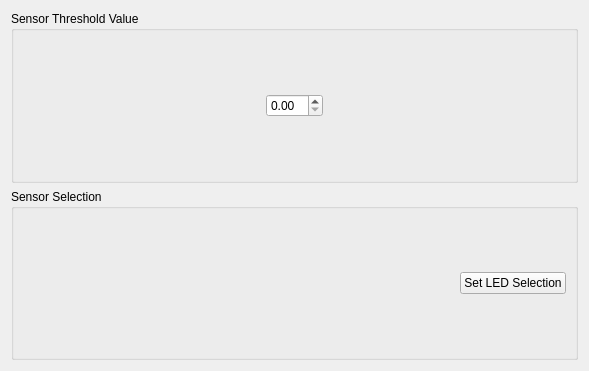
<?xml version="1.0" encoding="UTF-8"?>
<ui version="4.0">
 <class>LineSensorControlWidget</class>
 <widget class="QWidget" name="LineSensorControlWidget">
  <property name="enabled">
   <bool>true</bool>
  </property>
  <property name="geometry">
   <rect>
    <x>0</x>
    <y>0</y>
    <width>589</width>
    <height>371</height>
   </rect>
  </property>
  <property name="windowTitle">
   <string>rqt_line_sensor_control</string>
  </property>
  <layout class="QVBoxLayout" name="verticalLayout_3">
   <item>
    <widget class="QGroupBox" name="groupBox">
     <property name="title">
      <string>Sensor Threshold Value</string>
     </property>
     <layout class="QVBoxLayout" name="verticalLayout_4">
      <item>
       <layout class="QVBoxLayout" name="verticalLayout">
        <item>
         <layout class="QHBoxLayout" name="horizontalLayout_2">
          <item>
           <spacer name="horizontalSpacer_3">
            <property name="orientation">
             <enum>Qt::Horizontal</enum>
            </property>
            <property name="sizeHint" stdset="0">
             <size>
              <width>40</width>
              <height>20</height>
             </size>
            </property>
           </spacer>
          </item>
          <item>
           <widget class="QDoubleSpinBox" name="threshold_value_box"/>
          </item>
          <item>
           <spacer name="horizontalSpacer_4">
            <property name="orientation">
             <enum>Qt::Horizontal</enum>
            </property>
            <property name="sizeHint" stdset="0">
             <size>
              <width>40</width>
              <height>20</height>
             </size>
            </property>
           </spacer>
          </item>
         </layout>
        </item>
       </layout>
      </item>
     </layout>
    </widget>
   </item>
   <item>
    <widget class="QGroupBox" name="groupBox_2">
     <property name="title">
      <string>Sensor Selection</string>
     </property>
     <layout class="QVBoxLayout" name="verticalLayout_5">
      <item>
       <layout class="QVBoxLayout" name="verticalLayout_2">
        <item>
         <layout class="QHBoxLayout" name="setledLayout"/>
        </item>
        <item>
         <layout class="QHBoxLayout" name="ledButtonLayout"/>
        </item>
        <item>
         <layout class="QHBoxLayout" name="horizontalLayout_4">
          <item>
           <spacer name="horizontalSpacer_6">
            <property name="orientation">
             <enum>Qt::Horizontal</enum>
            </property>
            <property name="sizeHint" stdset="0">
             <size>
              <width>40</width>
              <height>20</height>
             </size>
            </property>
           </spacer>
          </item>
          <item>
           <widget class="QPushButton" name="pushButton_12">
            <property name="text">
             <string>Set LED Selection</string>
            </property>
           </widget>
          </item>
         </layout>
        </item>
       </layout>
      </item>
     </layout>
    </widget>
   </item>
  </layout>
 </widget>
 <resources/>
 <connections/>
</ui>
